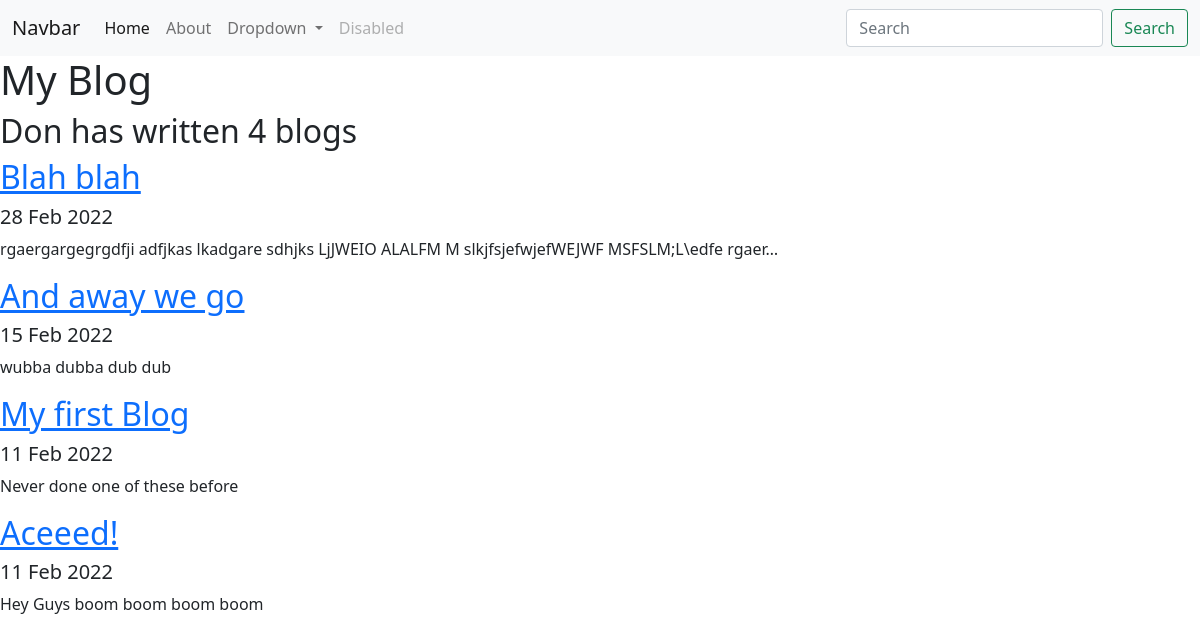
Screenshot of /blog/ with the database file from the repository.
### blog/models.py (models this page shows)
class Blog(models.Model):
    title = models.CharField(max_length=200)
    date = models.DateField()
    description = models.TextField()

### blog/views.py (the view)
# urls.py: path('', views.all_blogs, name='all_blogs'),
def all_blogs(request):
    blogs = Blog.objects.order_by('-date')
    return render(request, 'blog/all_blogs.html', {'blogs':blogs})

### blog/templates/blog/all_blogs.html
{% extends 'portfolio/base.html' %}
{% block content %}
<h1>My Blog</h1>
<h2>Don has written {{ blogs.count }} blog{{ blogs.count|pluralize }}</h2>
{% for blog in blogs %}
<a href="{% url 'blog:detail' blog.id %}"><h2>{{ blog.title }}</h2></a>
<h5>{{ blog.date|date:'d M Y' }}</h5>
<p>{{ blog.description|striptags|truncatechars:100 }}</p>
{% endfor %}
{% endblock %}

### rows the page displays
Blog: title "Blah blah", date "28 Feb 2022", description "rgaergargegrgdfji adfjkas lkadgare sdhjks LjJWEIO ALALFM M slkjfsjefwjefWEJWF MSFSLM;L\\edfe rgaer…"
Blog: title "And away we go", date "15 Feb 2022", description "wubba dubba dub dub"
Blog: title "My first Blog", date "11 Feb 2022", description "Never done one of these before"
Blog: title "Aceeed!", date "11 Feb 2022", description "Hey Guys boom boom boom boom"

### other values shown
{{ blogs.count }} "4"
